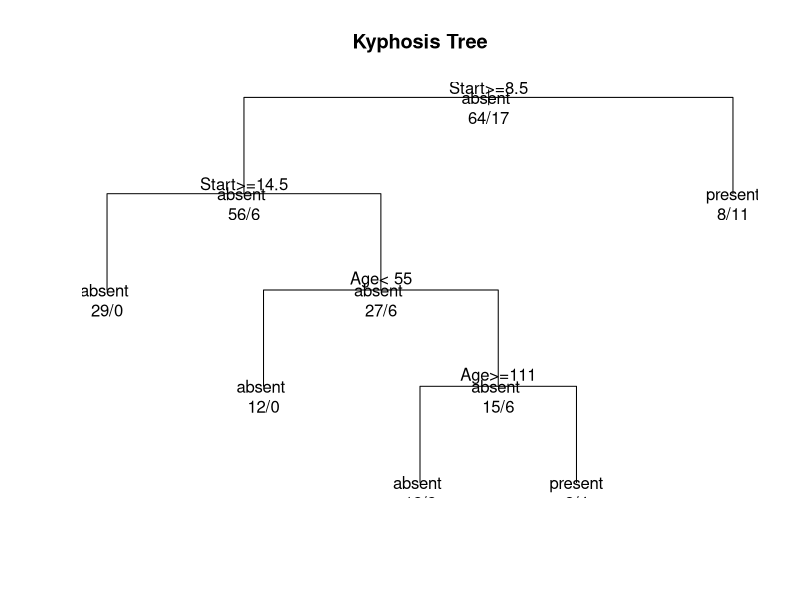

This chart was generated by the following R code:
install.packages("rpart")
library(rpart)
help("rpart")
## rpart allows to create Recursive Partitioning and Regression Trees

## load data
str(kyphosis)
summary(kyphosis)


## build a tree model

tree <- rpart(Kyphosis ~ ., method = 'class', data = kyphosis)

## display cp table
printcp(tree)

## plot decision tree
plot(tree, uniform = T, main = 'Kyphosis Tree')

## label the decision tree plot
text(tree, use.n = T, all = T)

